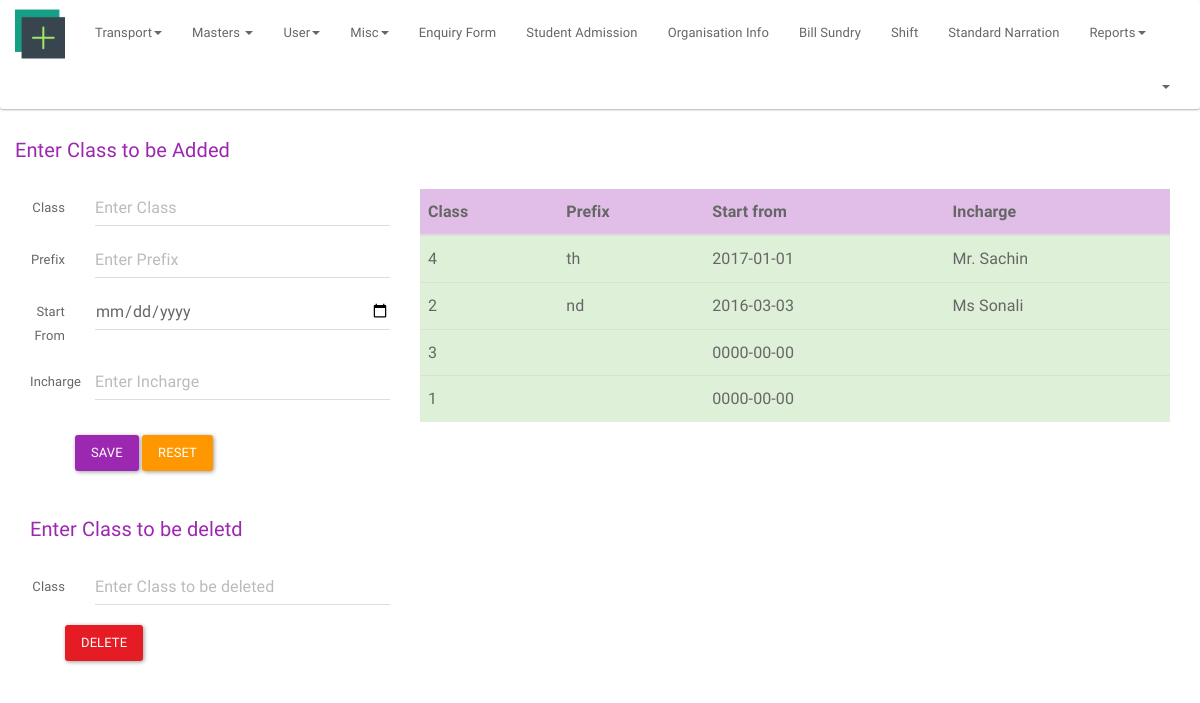
The app's page /index.php/admin/masters_class, older data.
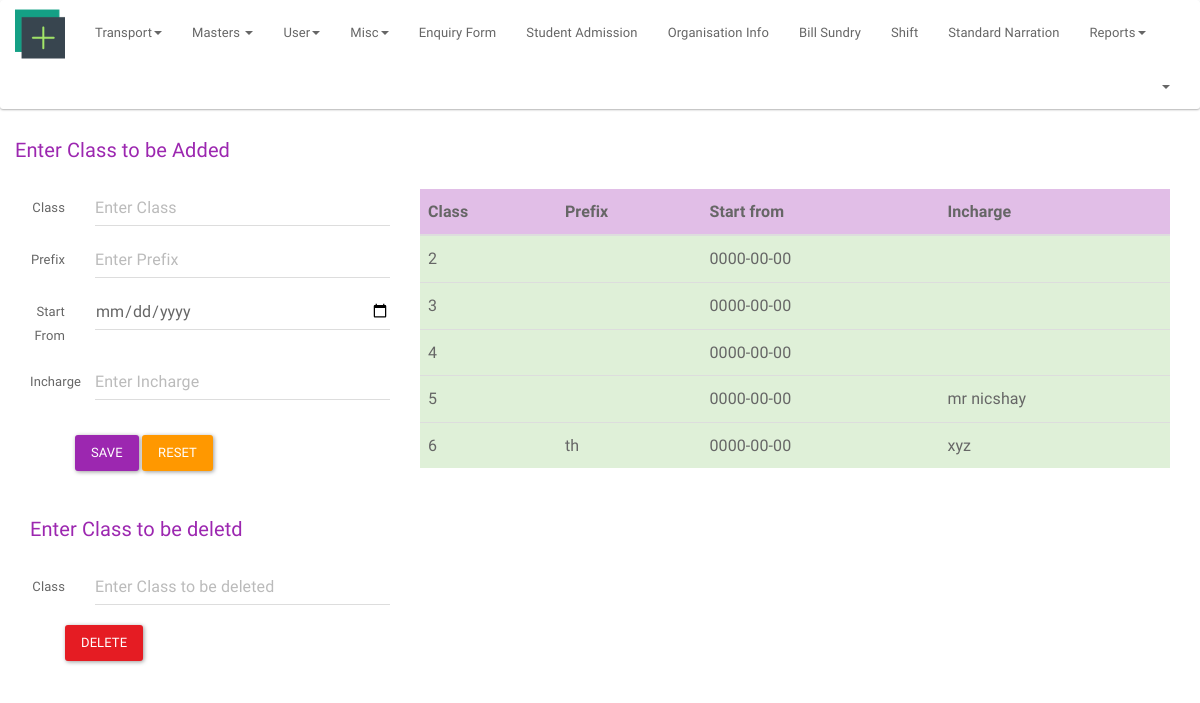
The same page, newer data.
### tables this page shows
CREATE TABLE `class` (
  `class` int(2) NOT NULL,
  `prefix` varchar(5) NOT NULL,
  `start_from` date NOT NULL,
  `incharge` varchar(25) NOT NULL,
  `class_id` int(11) NOT NULL
);

### application/controllers/admin.php (called while the page is built, shortened)
<?php
class Admin extends MY_Controller
{
    public function __construct()
    {
        $this->load->model('get_header_info','ghi');
        $username = $this->ghi->get_admin();
        $this->load->view('private/admin/header',['username'=>$username]);
        $this->load->view('private/admin/footer');
    }
    public function masters_class()
    {
        $this->load->model('get_model', 'gm');
        $class = $this->gm->get_class();
        $this->load->view('private/admin/masters/class', ['det_class' => $class]);
    }
}

### index.php (called while the page is built, shortened)
<?php
require_once BASEPATH.'core/CodeIgniter.php';

### application/models/get_model.php (called while the page is built, shortened)
<?php
class Get_model extends MY_Model
{
    public function get_class(){
        $query = $this->db->get('class');
        $res = $query->result();
        return $res;
    }
}

### application/views/private/admin/masters/class.php (the view, shortened to what the changed rows need)
<div class="container">
    <div class="row">
        <div class="col-lg-8">
            <table class="table table-hover ">
                <thead>
                <tr class="info">
                    <th>Class</th>
                    <th>Prefix</th>
                    <th>Start from</th>
                    <th>Incharge</th>
                </tr>
                </thead>
                <tbody>
                <?php if (count($det_class)): ?>
                    <?php foreach($det_class as $class_det): ?>
                        <tr class="success">
                            <td><?php echo $class_det->class?></td>
                            <td><?php echo $class_det->prefix?></td>
                            <td><?php echo $class_det->start_from?></td>
                            <td><?php echo $class_det->incharge ?></td>
                        </tr>
                    <?php endforeach; ?>
                <?php else: ?>
                    <tr>
                        <td>No Records Found</td>
                    </tr>
                <?php endif; ?>
                </tbody>
            </table>
        </div>
    </div>
</div>

### application/views/private/admin/header.php (shortened to what the changed rows need)
<html>
<head>
    <link href="<?= base_url() ?>public/assets/css/bootswatch_paper.css" rel="stylesheet"/>
    <link href="<?= base_url() ?>public/assets/css/font-awesome.min.css" rel="stylesheet">
    <link href='<?= base_url() ?>public/assets/css/google_fonts.css' rel='stylesheet' type='text/css'>
</head>
<body>
<nav class="navbar navbar-default">
    <div class="container-fluid">
        <div class="navbar-header">
            <a class="navbar-brand" href="<?= site_url('dashboard/') ?>"><img
                        src="<?= base_url() ?>public/assets/img/dash.png" style="margin-top: -12px;" height="50"
                        width="50"></a>
        </div>
    </div>
</nav>

Row changes from the older to the newer data that the page shows:
removed class: class "4", prefix "th", start_from "2017-01-01", incharge "Mr. Sachin"
removed class: class "2", prefix "nd", start_from "2016-03-03", incharge "Ms Sonali"
removed class: class "1", start_from "0000-00-00"
added class: class "2", start_from "0000-00-00"
added class: class "4", start_from "0000-00-00"
added class: class "5", start_from "0000-00-00", incharge "mr nicshay"
added class: class "6", prefix "th", start_from "0000-00-00", incharge "xyz"
